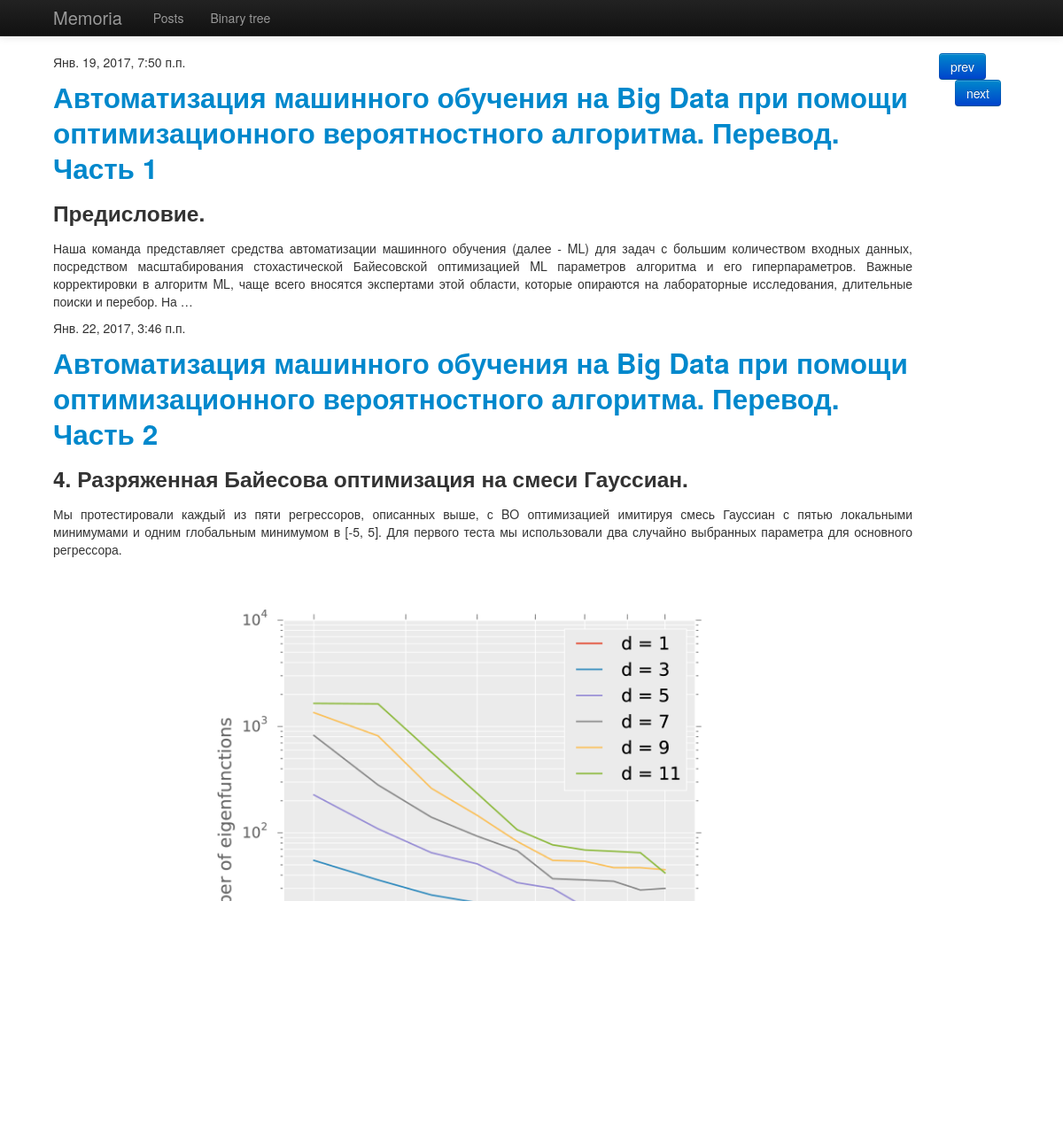
Before: /blog/main/ with the older database file.
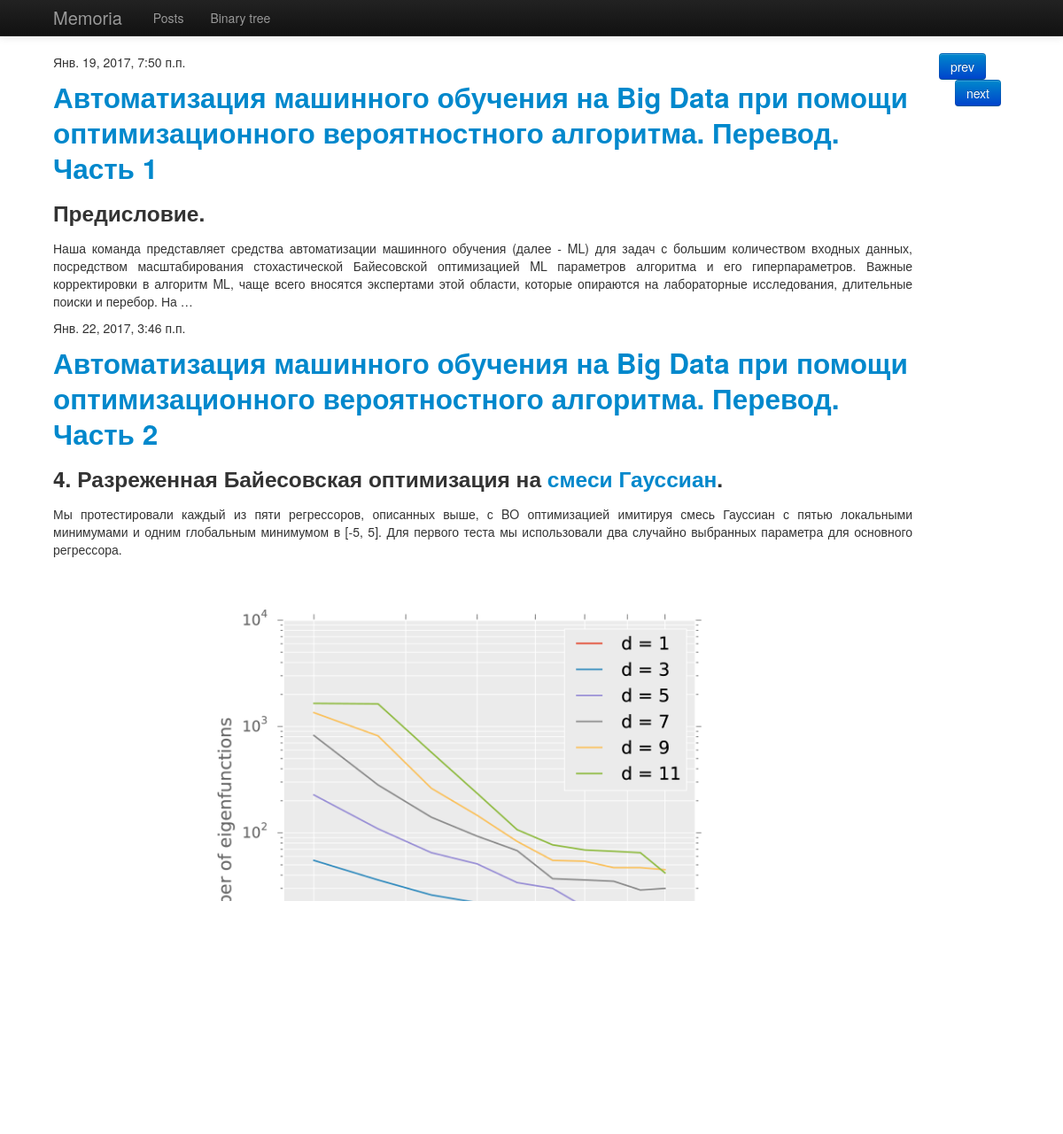
After: the same page with the newer database file.
### blog/models.py (models this page shows, shortened)
class Post(models.Model):
    title = models.CharField(max_length=255)
    datetime = models.DateTimeField(u'Date')
    is_draft = models.BooleanField(default=True)
    content = RichTextUploadingField(blank=True, default='', config_name='default')
    def get_absolute_url(self):
        return "/blog/main/%i/" % self.id

### blog/views.py (the view)
class PostsListView(ListView):
    model = Post

### blog/templates/blog/post_list.html
{% extends 'blog/base.html' %}
{% block content %}
    {% for post in object_list %}
        {% if not post.is_draft %}
            <p>{{ post.datetime }}</p>
            <h2><a href="{{ post.get_absolute_url }}">{{ post.title }}</a></h2>
            <p>{{post.content | truncatewords_html:50 | safe}}</p>
        {% endif %}
    {% empty %}
    <p>Нет постов</p>
    {% endfor %}
{% endblock %}

### blog/templates/blog/base.html (shortened to what this page needs)
<!DOCTYPE html>
{% load static %}
<html lang="ru">
    <head>
        <link rel="stylesheet" href={% static "spoiler/spoiler.css" %}>
        <link href={% static "bootstrap/css/bootstrap.css" %} rel="stylesheet">
        <link href={% static "bootstrap/css/bootstrap-responsive.css" %} rel="stylesheet">
    </head>
<body>
<div class="navbar navbar-inverse navbar-fixed-top">
    <div class="navbar-inner">
        <div class="container">
            <div class="brand">
            <a href="{% url 'list' %}" style="color: #999999"> Memoria</a>
            </div>
            <ul class="nav">
                <li><a href="{% url 'list' %}" class="">Posts</a></li>
                <li><a href="{% url 'tree' %}" class="">Binary tree</a></li>
            </ul>
        </div>
    </div>
</div>
<div class="container">
    <div class="row">
        <div class="span10">
        {% block content %}Empty page{% endblock %}
        </div>
        <div class="span2 pull-right">
        <div class="affix">
          <div class="panel-footer row">
            <div class="span1 text-left">
              <div class="previous">
              <button name = "prev" type="button" class="btn btn-primary" onClick="notes(-1, lst)" value = 0 >
              <span class="glyphicon glyphicon-chevron-left">prev</span>
              </button>
              </div>
            </div>
            <div class="span1 text-right">
              <div class="next">
              <button name = "next" type="button" class="btn btn-primary" onClick="notes(1, lst)" value = 0>
              <span class="glyphicon glyphicon-chevron-right">next</span>
              </button>
            </div>
          </div>
        </div>
        </div>
        </div>
    </div>
</div>
</body>
</html>

### blog/templates/blog/base.html (style rules this page uses)
body { padding-top: 60px; }

Changed rows visible on the page:
changed Post: content "4. Разряженная Байесова оптимизация на смеси Гауссиан. Мы протестировали каждый из…" → "4. Разреженная Байесовская оптимизация на смеси Гауссиан . Мы протестировали каждый из…"
